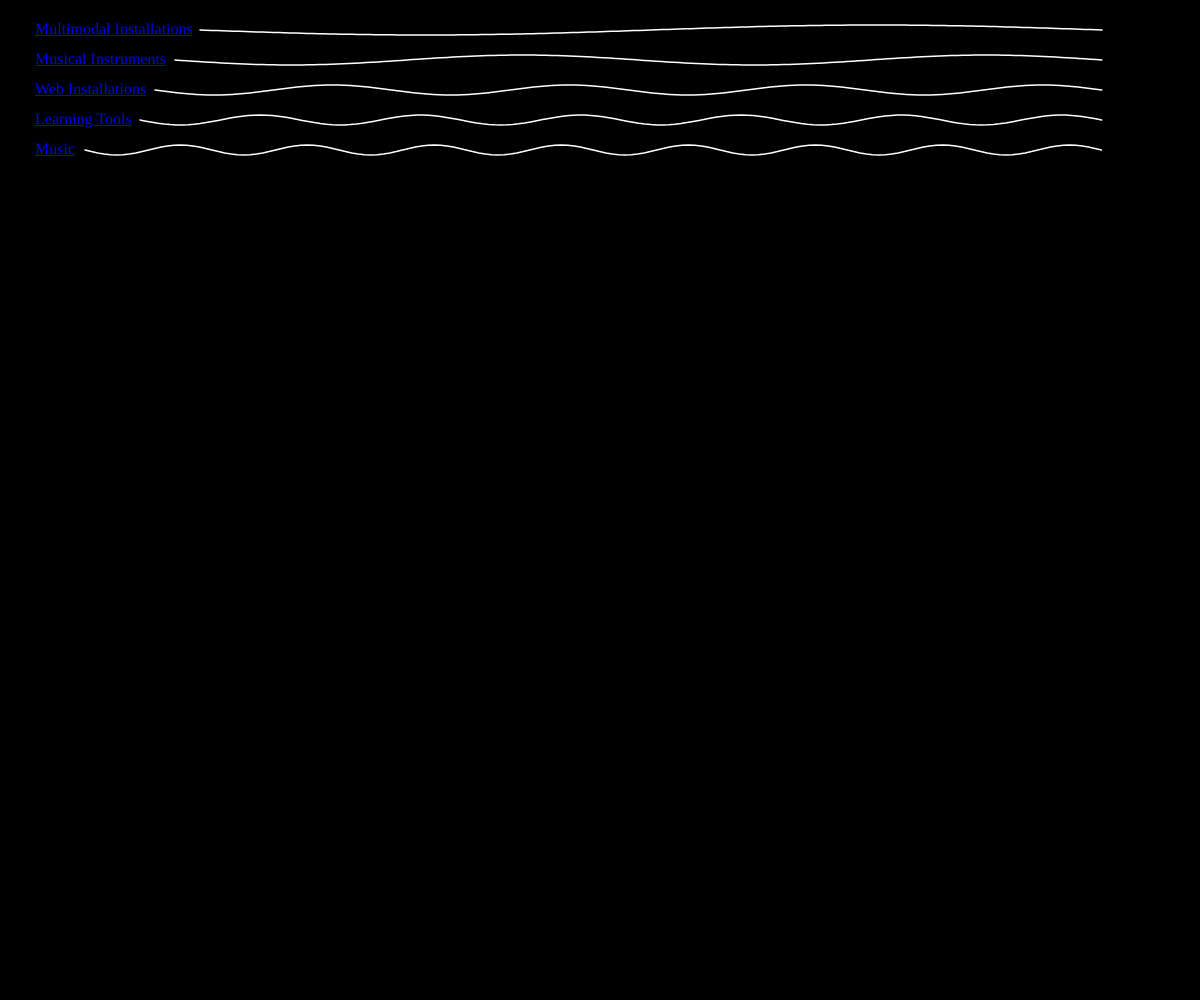
Frame 1 (no input)
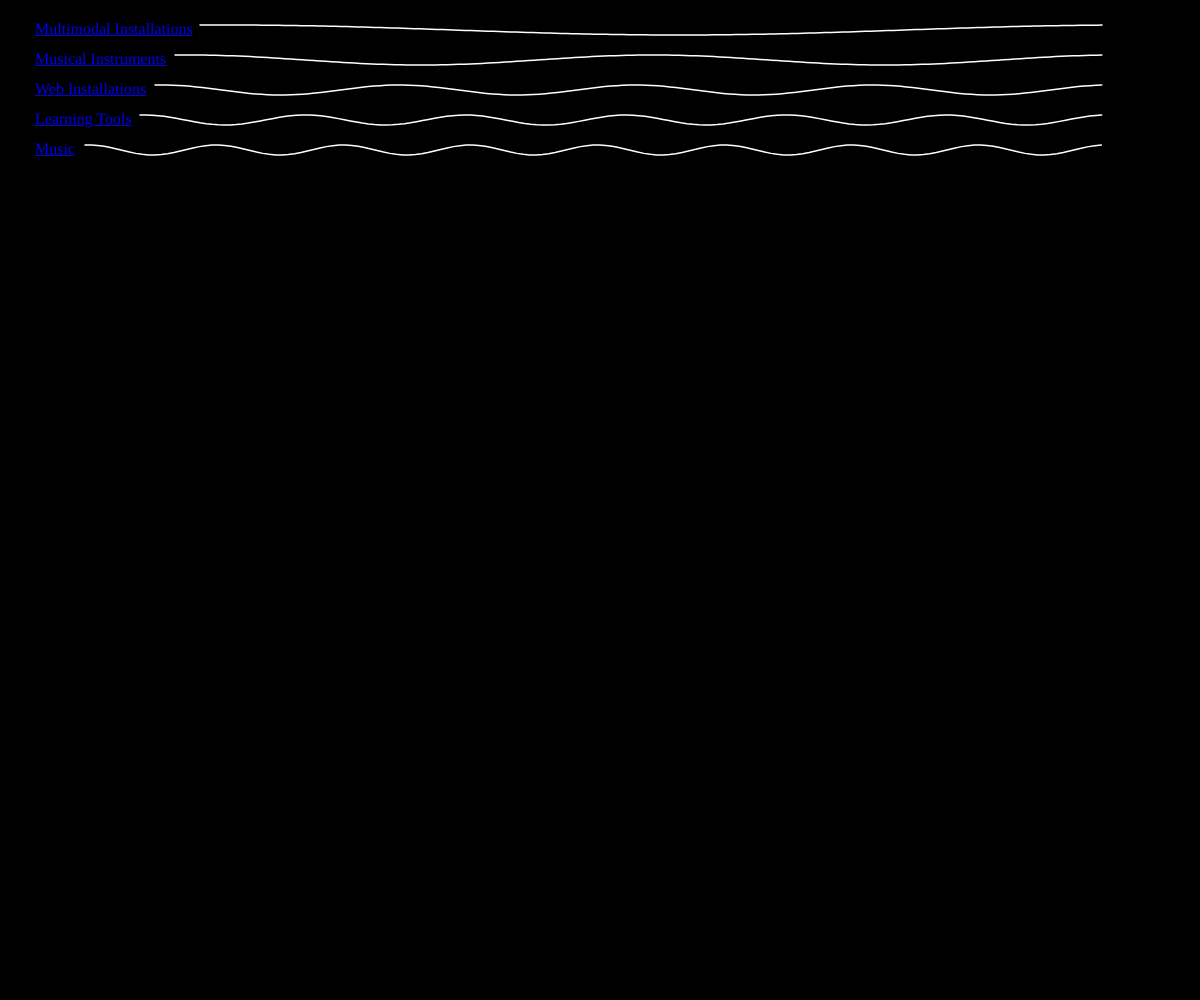
Frame 60 (no input)
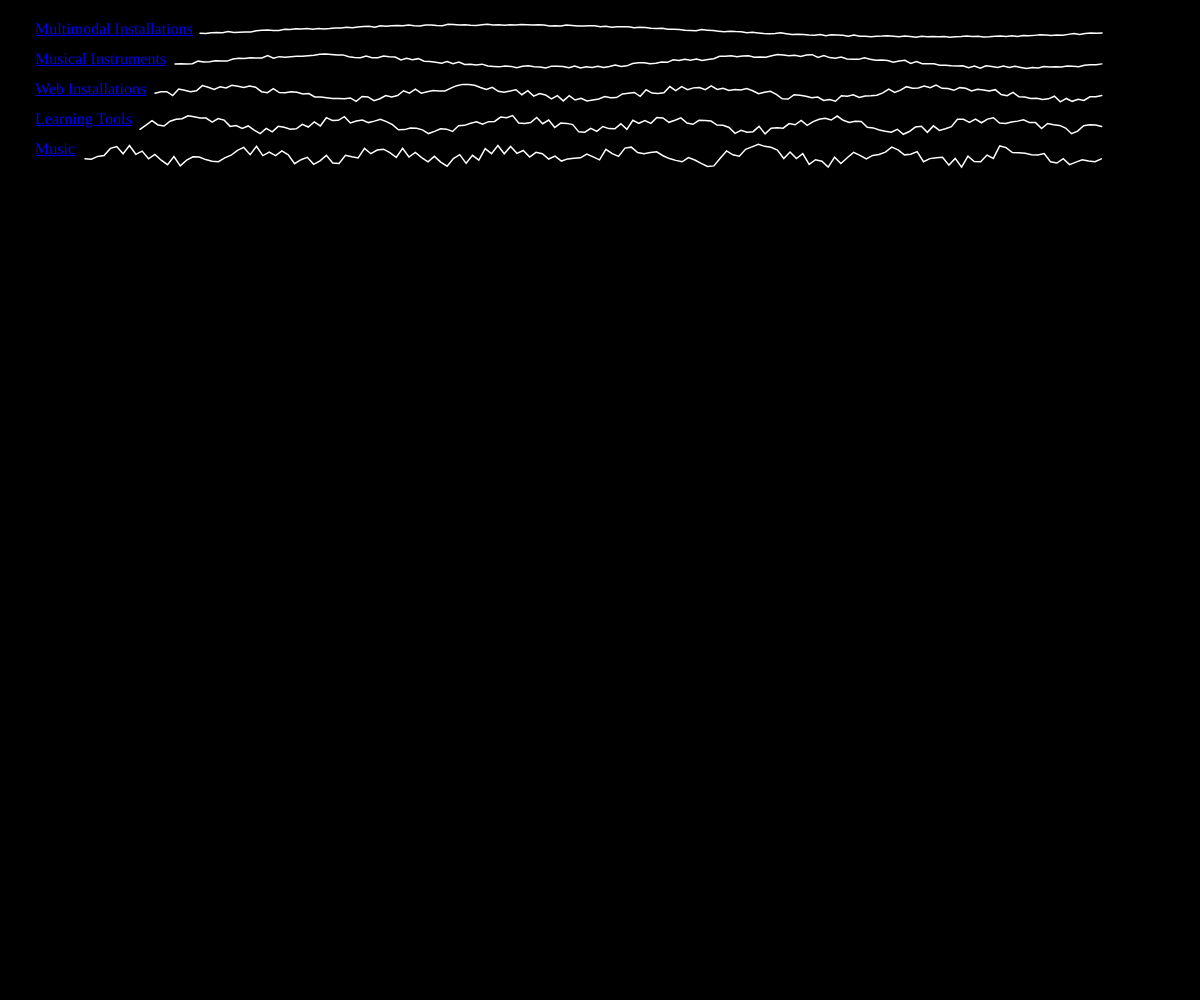
Frame 120 (the mouse pressed at the canvas centre since frame 60)

The p5.js sketch that drew these frames (run headless with seeded random() and noise() and a simulated clock; from frame 60 on, the mouse is pressed at the canvas centre):

// p5.js sketch
// ── sketch.js
let link_web_inst;
let link_multimodal_inst;
let link_musical_instruments;
let link_music;
let link_learning_tools;

let r = 0.5;
let armoniche = [];
let angolo = [];
let sinusoide = [];

let incremento = 25;
let incr_angolo = 0;

let val_r_x = 0;
let val_r_y = 0;
let val_r = 0;

function setup() {
  createCanvas(windowWidth, windowHeight);
  
 link_web_inst = createA('https://giuseppebergamino.github.io/Home/Web_Installations/', 'Web Installations'); //self interessante
   
  
  link_multimodal_inst = createA('https://giuseppebergamino.github.io/Home/Multimodal_Installations/', 'Multimodal Installations','_blank'); 
  
  link_musical_instruments = createA('https://giuseppebergamino.github.io/Home/Musical_Instruments/', 'Musical Instruments','_blank'); 
  
  link_music = createA('https://giuseppebergamino.github.io/Home/Music/', 'Music','_blank'); 
  
  link_learning_tools = createA('https://giuseppebergamino.github.io/Home/Learning_tools/', 'Learning Tools','_blank'); 
  
  
}

function draw() {
  background(0);
  
  fill(0);
  noStroke();
  rect(35, 20, 120, 20)
   
  noFill();
 /* 
  link_web_inst.position(10 + incremento, 20);
  link_digital_fragments.position(10 + incremento, 50);
  link_multimodal_inst.position(10 + incremento, 80);
  link_musical_instruments.position(10 + incremento, 110);
  link_music.position(10 + incremento, 140);
  link_learning_tools.position(10 + incremento, 170); */
  
  link_multimodal_inst.position(10 + incremento, 20);
  link_musical_instruments.position(10 + incremento, 50);
  link_web_inst.position(10 + incremento, 80);
  link_learning_tools.position(10 + incremento, 110);
  link_music.position(10 + incremento, 140);

  
  strokeWeight(1.5);
  //stroke("#ffcc00");
  stroke(255);
  
   let total = floor(width / (r * 15));
 
if (pmouseX != mouseX ||
    pmouseY != mouseY) {
   val_r_x = map(mouseX, 0, windowWidth, 1, 0);
   val_r_y = map(mouseY, 0, windowHeight, 0, 1);
   val_r = val_r_x + val_r_y;
}
  beginShape();
  //rotate(PI * 0.2)
  //translate(100, -70);
  for (let i = 0; i < total + 1; i++) {
    
    angolo[i] = map(i, 0, total, 0, TWO_PI * 2);
    armoniche[i] = sin(0.5 * angolo[i] - incr_angolo) * 0.1;
    
    let y = map(armoniche[i] + random(0.5)*0.05 * val_r, -0.1, 0.1, 25 - val_r, 35 + val_r);
    let x = map(i, 0, total + 1, 200, width - width/13 ) ;
    vertex(x, y);
  }
  
  endShape(); 
  
  beginShape();
  //rotate(PI * 0.2)
  //translate(100, -70);
  for (let i = 0; i < total + 1; i++) {
    
    angolo[i] = map(i, 0, total, 0, TWO_PI * 2);
    armoniche[i] = sin(1 * angolo[i] - incr_angolo) * 0.1;
    
    let y = map(armoniche[i] + random(1)*0.05 * val_r, -0.1, 0.1, 55 - val_r, 65 + val_r);
    let x = map(i, 0, total + 1, 175, width - width/13 ) ;
    vertex(x, y);
  }
  
  endShape(); 
  
  beginShape();
  //rotate(PI * 0.2)
  //translate(100, -70);
  for (let i = 0; i < total + 1; i++) {
    
    angolo[i] = map(i, 0, total, 0, TWO_PI * 2);
    armoniche[i] = sin(2 * angolo[i] - incr_angolo) * 0.1;
    
    let y = map(armoniche[i] + random(2)*0.05 * val_r, -0.1, 0.1, 85 - val_r, 95 + val_r);
    let x = map(i, 0, total + 1, 155, width - width/13 ) ;
    vertex(x, y);
  }
  
  endShape(); 
  
  beginShape();
  //rotate(PI * 0.2)
  //translate(100, -70);
  for (let i = 0; i < total + 1; i++) {
    
    angolo[i] = map(i, 0, total, 0, TWO_PI * 2);
    armoniche[i] = sin(3 * angolo[i] - incr_angolo) * 0.1;
    
    let y = map(armoniche[i] + random(3)*0.05 * val_r, -0.1, 0.1, 115 - val_r, 125 + val_r);
    let x = map(i, 0, total + 1, 140, width - width/13 ) ;
    vertex(x, y);
  }
  
  endShape(); 
  
beginShape();
  //rotate(PI * 0.2)
  //translate(100, -70);
  for (let i = 0; i < total + 1; i++) {
    
    angolo[i] = map(i, 0, total, 0, TWO_PI * 2);
    armoniche[i] = sin(4 * angolo[i] - incr_angolo) * 0.1;
    
    let y = map(armoniche[i] + random(4)*0.05 * val_r, -0.1, 0.1, 145 - val_r, 155 + val_r);
    let x = map(i, 0, total + 1, 85, width - width/13 ) ;
    vertex(x, y);
  }
  
  endShape();
  
  //incremento++;
  incr_angolo = incr_angolo + 0.03;
  
  if (incremento >= width) {
     incremento = 0;
  }
}

// ── style.css
html, body {
  margin: 0;
  padding: 0;
}
canvas {
  display: block;
}

a {
  color: #ffcc00;
}

a:link {
  text-decoration: none;
}

a:hover {
  text-decoration: underline;
}
